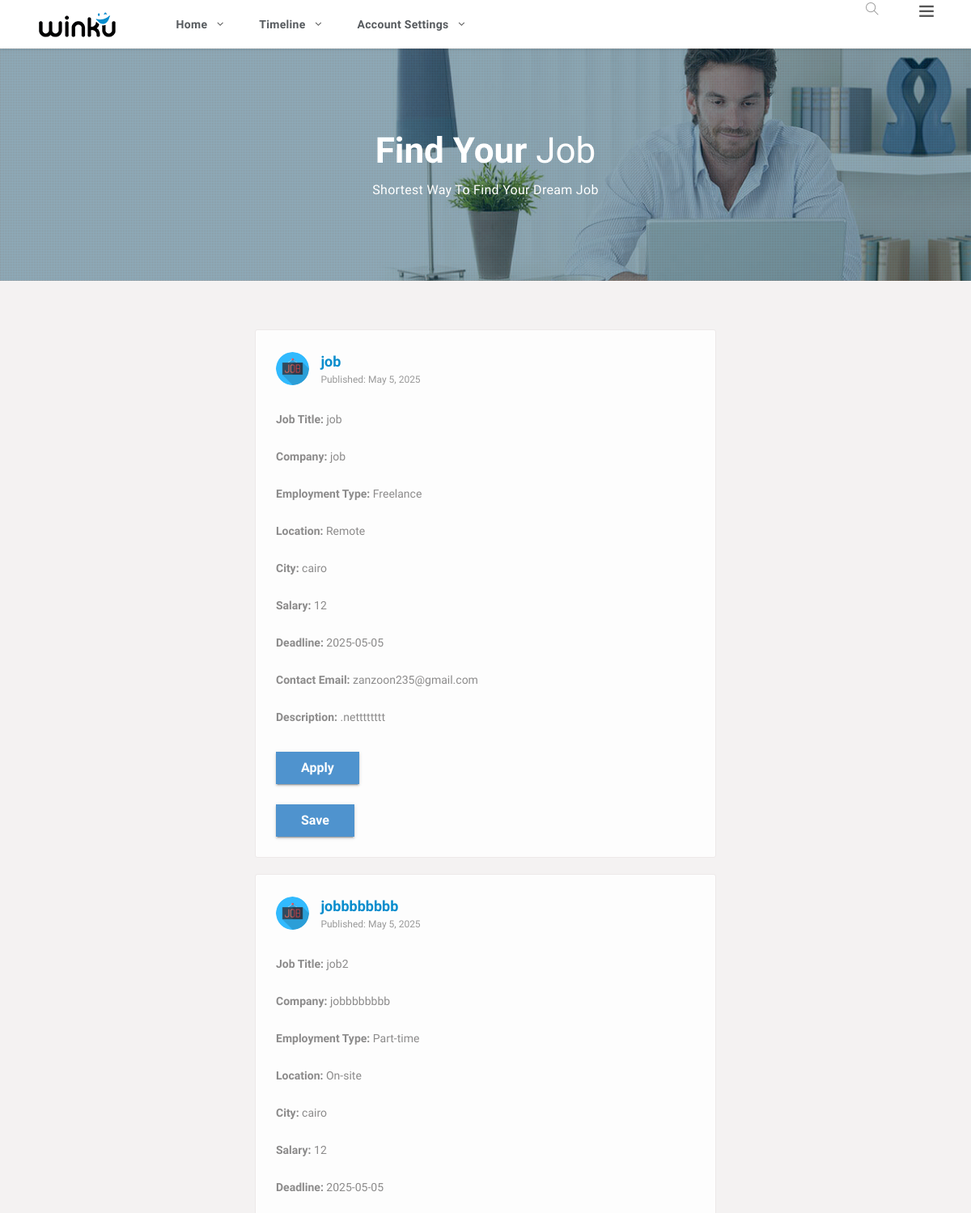
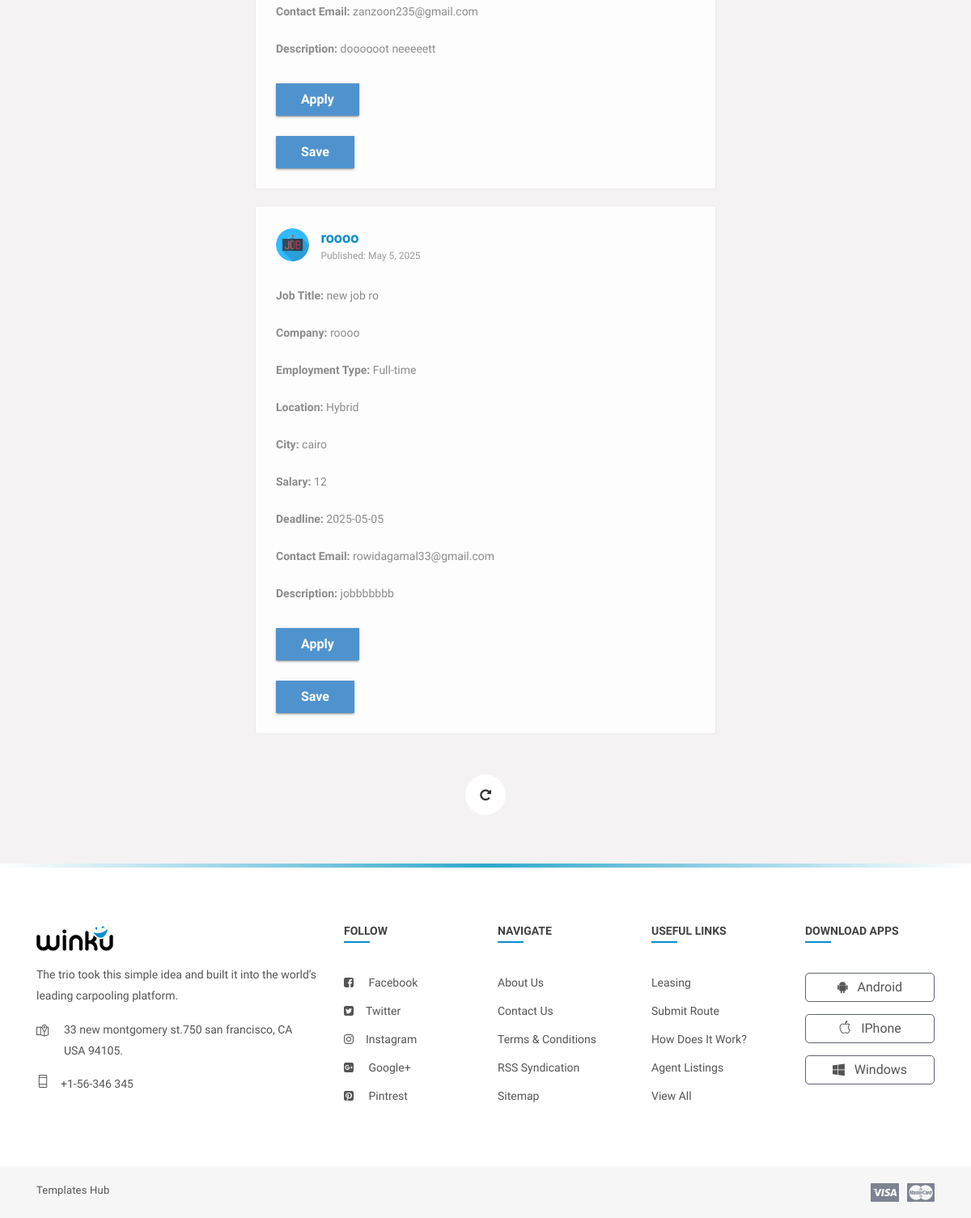
Page /linkedIn/Views/JobsUser/jobs.php (signed in) on the committed database (2 pictures, top to bottom).
### tables this page shows
CREATE TABLE `jobs` (
  `id` int(11) NOT NULL,
  `jobTitle` varchar(50) NOT NULL,
  `companyName` varchar(50) NOT NULL,
  `jobDescription` text NOT NULL,
  `employmentType` enum('Full-time','Part-time','Contract','Internship','Freelance') NOT NULL,
  `location` enum('On-site','Remote','Hybrid','') NOT NULL,
  `city` varchar(100) NOT NULL,
  `salary` decimal(10,0) NOT NULL,
  `applicationDeadline` date NOT NULL,
  `contactEmail` varchar(100) NOT NULL,
  `createdAt` date NOT NULL DEFAULT current_timestamp(),
  `empId` int(11) NOT NULL
);

### linkedIn/Controllers/DBController.php (called while the page is built, shortened)
<?php
class DBController
{
    public $dbHost = "localhost";
    public $dbUser = "root";
    public $dbPassword = "";
    public $dbName = "linkedin";
    public $connection;
    public function __construct() {
        try {
            $this->connection = new mysqli($this->dbHost, $this->dbUser, $this->dbPassword, $this->dbName);
        } catch (Exception $e) {
            error_log("Error in DBController: " . $e->getMessage());
            throw $e;
        }
    }
    public function openConnection()
    {
        $this->connection = new mysqli($this->dbHost, $this->dbUser, $this->dbPassword, $this->dbName);
        if ($this->connection->connect_error) {
            echo "Error in Connection : " . $this->connection->connect_error;
            return false;
        } else {
            return true;
        }
    }
    public function select($qry)
    {
        $result = $this->connection->query($qry);
        if (!$result) {
            echo "Error : " . mysqli_error($this->connection);
            return false;
        } else {
            return $result->fetch_all(MYSQLI_ASSOC);
        }
    }
}
?>

### linkedIn/Controllers/JobController.php (called while the page is built, shortened)
<?php
require_once 'DBController.php';
class JobController
{
    public function getAllJobs()
    {
        $this->db = new DBController();
        if ($this->db->openConnection()) {
            $query = "SELECT jobs.id,jobs.jobTitle, jobs.companyName,jobs.jobDescription,jobs.employmentType,jobs.location,jobs.city,jobs.salary,
                        jobs.applicationDeadline,jobs.contactEmail,jobs.createdAt FROM jobs";
            return $this->db->select($query);
        } else {
            echo "Error in Database Connection";
            return false;
        }
    }
}

### linkedIn/Views/JobsUser/jobs.php (the view, shortened to what this page needs)
<?php
require_once '../../Controllers/JobController.php';
$jobcontroller = new JobController();
$Jobs = $jobcontroller->getAllJobs();
?>
<!DOCTYPE html>
<html lang="en">
<head>
    <link rel="stylesheet" href="../../../Assets/css/main.min.css">
    <link rel="stylesheet" href="../../../Assets/css/style.css">
    <link rel="stylesheet" href="../../../Assets/css/color.css">
    <link rel="stylesheet" href="../../../Assets/css/responsive.css">
</head>
<body>
<div class="theme-layout">
<?php require_once '../shared/header.php'; ?>
<section>
	<div class="gap100 pattern">
		<div class="bg-image" style="background-image:url(../../Assets/images/resources/newsletter-bg.jpg); background-repeat: no-repeat;"></div>
		<div class="container">
			<div class="row">
				<div class="col-lg-12">
					<div class="news-letter">
						<h2>Find Your <span>Job</span></h2>
						<span>Shortest Way To Find Your Dream Job</span>
					</div>
				</div>
			</div>
		</div>
	</div>
</section>
	<section>
		<div class="gap gray-bg">
			<div class="container-fluid">
				<div class="row">
					<div class="col-lg-12">
						<div class="row" id="page-contents">
							<div class="col-lg-3">
							</div>
							<div class="col-lg-6">
<div class="loadMore">
	<?php if(!empty($Jobs)):?>
	<?php
	foreach($Jobs as $job):
	?>
	<div class="central-meta item">
		<div class="user-post">
			<div class="friend-info">
				<figure>
					<img src="../../Assets/images/job2.png" alt="">
				</figure>
				<div class="friend-name">
					<ins><a href="#" title=""><?php echo $job['companyName']?></a></ins>
					<span>Published: <?= date("F j, Y", strtotime($job['createdAt'] ?? 'now')) ?></span>
				</div>
				<div class="post-meta">
					<div class="description">
					<p><strong>Job Title:</strong> <?= htmlspecialchars($job['jobTitle']) ?></p>
					<p><strong>Company:</strong> <?= htmlspecialchars($job['companyName']) ?></p>
					<p><strong>Employment Type:</strong> <?= htmlspecialchars($job['employmentType']) ?></p>
					<p><strong>Location:</strong> <?= htmlspecialchars($job['location']) ?></p>
					<p><strong>City:</strong> <?= htmlspecialchars($job['city']) ?></p>
					<p><strong>Salary:</strong> <?= htmlspecialchars($job['salary']) ?></p>
					<p><strong>Deadline:</strong> <?= htmlspecialchars($job['applicationDeadline']) ?></p>
					<p><strong>Contact Email:</strong> <?= htmlspecialchars($job['contactEmail']) ?></p>
					<p><strong>Description:</strong> <?= htmlspecialchars($job['jobDescription']) ?></p>
				    </div>
					<div style="margin-top: 15px;">
		 			<form action="applyJob.php" method="GET">
					   <button type="submit" class="mtr-btn"><span>Apply</span></button>
                     </form></div>
					 <div style="margin-top: 15px;">
					 <form action="saveJob.php" method="GET">
					   <button type="submit" class="mtr-btn"><span>Save</span></button>
                     </form>
					</div>
				</div>
			</div>
		</div>
	</div>
	<?php endforeach; ?>
	<?php else:?>
		<p>No posts found </p>
	<?php endif;?>
</div>
							</div>
						</div>
					</div>
				</div>
			</div>
		</div>
	</section>
	<?php require_once '../shared/footer.php'; ?>
</body>
</html>

### linkedIn/Assets/css/color.css (style rules this page uses)
.product-carousel .owl-nav .owl-prev::before, .product-carousel .owl-nav .owl-next::before, .product-caro .owl-prev:hover:before, .product-caro .owl-next:hover:before, .log-reg-area form .forgot-pwd, .log-reg-area form .already-have, .log-reg-area > p a, .top-area > ul > li > a > span, .timeline-info > ul li a.active, .timeline-info > ul li a:hover, .dropdowns > a.more-mesg, .activity-meta > h6 a, .activity-meta > span a:hover, .friend-name > ins, .description > p a, .we-reply, .sidebar .widget li:hover > a, .sidebar .widget li:hover > i, .friend-meta > a, .user-setting > a:hover, .we-comet li a.showmore, .twiter-feed > li p a, .tutor-links > li i, .tutor-links > li:hover, .pepl-info > span, .page-meta > a, .frnds .nav-tabs .nav-item a.active, .f-title i, #work > div a, .basics > li i, .education > li i, .groups > span i, a.forgot-pwd, .friend-meta > h4 a:hover, .x_title > h2, .post-meta .detail > span, .add-btn > a:hover, .top-area > ul.main-menu > li > ul li a:hover, .dropdowns.active > a i, .user-setting > a i, .form-group input.form-file ~ .control-label, .form-group input.has-value ~ .control-label, .form-group input:focus ~ .control-label, .form-group input:valid ~ .control-label, .form-group select ~ .control-label, .form-group textarea.form-file ~ .control-label, .form-group textarea.has-value ~ .control-label, .form-group textarea:focus ~ .control-label, .form-group textarea:valid ~ .control-label, .flaged > h3, .invition .friend-meta a.invite:hover, .more-optns > ul li:hover, .post-title > h4 a:hover, .post-title .p-date a:hover, .l-post .l-post-meta > h4 a:hover, .read:hover, blockquote, .tags > a:hover, .comment-titles > span, .help-list > ul li a:hover i, .carrer-title > h2 > span, .carrer-title > span a, .open-position > h4 a:hover, .option-set.icon-style > li > a.selected, .category-box > i, .getquot-baner > a, .branches-box > ul li i, .help-topic-result > h2 a:hover, .product-name > h5 a:hover, .full-postmeta .shopnow, .prices.style2 ins span, .single-btn > li > a.active, .total-box > ul > li.final-total, .logout-meta > p a, .forum-list table tbody tr td i, .forum-list table tbody tr td a, .widget ul.recent-topics > li > i, .date-n-reply > a, .topic-data > span, .help-list > ul li a:hover, .employer-info h2, .job-detail > ul li i, .company-intro > a { color: #088dcd; }
#nprogress .bar, .timeline-info > ul li a::before, .add-btn > a, .activitiez > li::before, form button, .colla-apps > li a:hover, a.underline:before, .setting-row input:checked + label, .user-avatar:hover .edit-phto, .error-meta > a, .color-bg, .add-butn, .nav.nav-tabs.likes-btn > li a.active, a.dislike-btn, .drop > a:hover, .btn-view.btn-load-more:hover, .accordion .card h5 button[aria-expanded="true"], .chat-head, .f-page > figure em, .inbox-panel-head > ul > li > a, .nav-tabs--left .nav-link.active, .nav-tabs--left .nav-link.active:hover, footer .widget-title h4::before, #topcontrol, .sidebar .widget-title::before, .f-title::before, .g-post-classic > figure > i::after, .purify > a, .help-list > a:hover, .open-position::before, .info > a, .category-box:hover, .category-box.selected, a.main-btn, .section-heading::before, .getquot-baner, .more-branches > h4::before, .is-helpful > a, .cart-optionz > li > a:hover, .paginationz > li a:hover, .paginationz > li a.active, .shopping-cart, a.btn2:hover, .form-submit > input[type="submit"], button.submit-checkout, .delete-cart:hover, .proceed .button, .amount-area .update-cart, a.addnewforum, .apply-bttons > a { background: #088dcd; }

### rows in the picture
jobs: companyName "job", createdAt "May 5, 2025", jobTitle "job", employmentType "Freelance", location "Remote", city "cairo", salary "12", applicationDeadline "2025-05-05", contactEmail "zanzoon235@gmail.com", jobDescription ".netttttttt"
jobs: companyName "jobbbbbbbb", createdAt "May 5, 2025", jobTitle "job2", employmentType "Part-time", location "On-site", city "cairo", salary "12", applicationDeadline "2025-05-05", contactEmail "zanzoon235@gmail.com", jobDescription "doooooot neeeeett"
jobs: companyName "roooo", createdAt "May 5, 2025", jobTitle "new job ro", employmentType "Full-time", location "Hybrid", city "cairo", salary "12", applicationDeadline "2025-05-05", contactEmail "rowidagamal33@gmail.com", jobDescription "jobbbbbbb"
